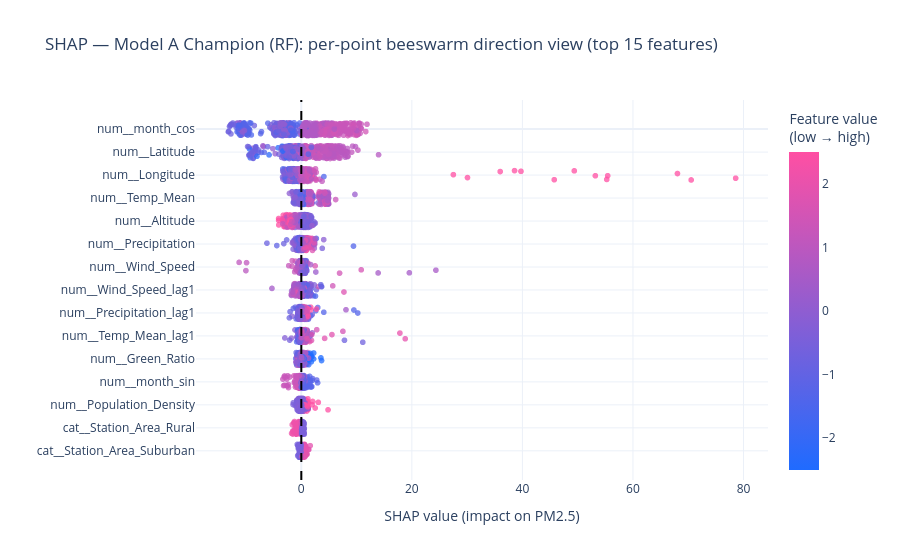

Notebook code cell kept with this figure:
### Code cell
# Plotly view
top_n = 15
top_features = shap_importance_a.head(top_n)["feature"].tolist()
feat_to_rank = {f: i for i, f in enumerate(top_features)}

long_df = pd.DataFrame({
    "feature": np.repeat(fn, Xs.shape[0]),
    "shap_value": sv.T.flatten(),
    "feature_value": Xs.T.flatten(),
})

long_df = long_df[long_df["feature"].isin(top_features)].copy()
long_df["feature_rank"] = long_df["feature"].map(feat_to_rank)

long_df["feature_value_norm"] = long_df.groupby("feature")["feature_value"].transform(
    lambda s: (s - s.mean()) / (s.std() + 1e-9)
)
long_df["feature_value_norm"] = long_df["feature_value_norm"].clip(-2.5, 2.5)

jitter_rng = np.random.RandomState(42)
long_df["y_jitter"] = long_df["feature_rank"] + jitter_rng.uniform(-0.28, 0.28, size=len(long_df))

fig_swarm_a = px.scatter(
    long_df,
    x="shap_value",
    y="y_jitter",
    color="feature_value_norm",
    color_continuous_scale=[
        [0.0, "#1f6bff"],
        [1.0, "#ff4fa3"],
    ],
    range_color=[-2.5, 2.5],
    opacity=0.75,
    title=f"SHAP — Model A Champion ({champion_a_name}): per-point beeswarm direction view (top {top_n} features)",
    labels={
        "shap_value": "SHAP value (impact on PM2.5)",
        "feature_value_norm": "feature value (z-score)"
    },
    hover_data={
        "feature": True,
        "feature_value": ':.3f',
        "feature_value_norm": ':.3f',
        "shap_value": ':.3f',
        "y_jitter": False
    },
)

fig_swarm_a.update_traces(marker={"size": 6})
fig_swarm_a.update_layout(
    template="plotly_white",
    paper_bgcolor="rgba(0,0,0,0)",
    plot_bgcolor="rgba(0,0,0,0)",
    yaxis=dict(
        title="",
        tickmode="array",
        tickvals=list(range(top_n)),
        ticktext=top_features,
        autorange="reversed",
    ),
)

fig_swarm_a.update_coloraxes(
    colorbar_title="Feature value<br>(low → high)"
)

fig_swarm_a.add_vline(x=0, line_dash="dash", line_color="black")
fig_swarm_a.write_image(f"images/modela_{champion_a_name}_shap_beeswarm.png", scale=2)
fig_swarm_a.show()

### Figure 1 — Plotly figure (JSON) as saved in the notebook; plotly's stock layout.template omitted (floating-point values rounded to 4 significant figures; data arrays with more than 128 entries replaced by an {"elided": "..."} marker saying what was removed)
{"data": [{"customdata": {"elided": "12000x3 mixed values"}, "hovertemplate": "SHAP value (impact on PM2.5)=%{x:.3f}<br>feature=%{customdata[0]}<br>feature_value=%{customdata[1]:.3f}<br>feature value (z-score)=%{marker.color:.3f}<extra></extra>", "legendgroup": "", "marker": {"color": {"elided": "12000 float values"}, "coloraxis": "coloraxis", "opacity": 0.75, "symbol": "circle", "size": 6}, "mode": "markers", "name": "", "showlegend": false, "x": {"elided": "12000 float values"}, "xaxis": "x", "y": {"elided": "12000 float values"}, "yaxis": "y", "type": "scattergl"}], "layout": {"xaxis": {"anchor": "y", "domain": [0.0, 1.0], "title": {"text": "SHAP value (impact on PM2.5)"}}, "yaxis": {"anchor": "x", "domain": [0.0, 1.0], "title": {"text": ""}, "tickmode": "array", "tickvals": [0, 1, 2, 3, 4, 5, 6, 7, 8, 9, 10, 11, 12, 13, 14], "ticktext": ["num__month_cos", "num__Latitude", "num__Longitude", "num__Temp_Mean", "num__Altitude", "num__Precipitation", "num__Wind_Speed", "num__Wind_Speed_lag1", "num__Precipitation_lag1", "num__Temp_Mean_lag1", "num__Green_Ratio", "num__month_sin", "num__Population_Density", "cat__Station_Area_Rural", "cat__Station_Area_Suburban"], "autorange": "reversed"}, "coloraxis": {"colorbar": {"title": {"text": "Feature value<br>(low → high)"}}, "colorscale": [[0.0, "#1f6bff"], [1.0, "#ff4fa3"]], "cmin": -2.5, "cmax": 2.5}, "legend": {"tracegroupgap": 0}, "title": {"text": "SHAP — Model A Champion (RF): per-point beeswarm direction view (top 15 features)"}, "paper_bgcolor": "rgba(0,0,0,0)", "plot_bgcolor": "rgba(0,0,0,0)", "shapes": [{"line": {"color": "black", "dash": "dash"}, "type": "line", "x0": 0, "x1": 0, "xref": "x", "y0": 0, "y1": 1, "yref": "y domain"}]}}
